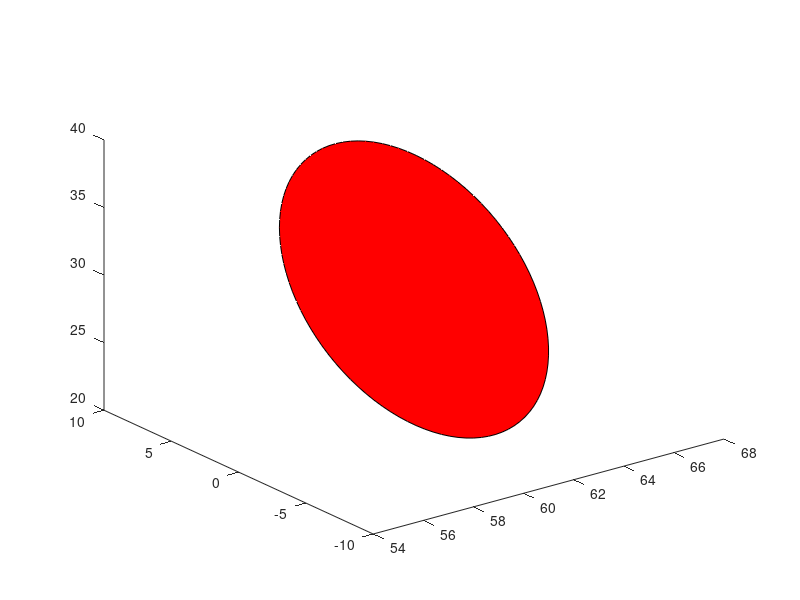

Source code (MATLAB): (Note: this script raises an error after producing the figure.)


% Create a target
posx = 60; % cm position in x-y plane
posy = 0; % cm position in x-y plane
ang = atan2(posy,posx);
posz = 30; % height of middle of target
circ = 10*exp(1i*linspace(0,2*pi,100)); % points for circle of radius 10 cm
tmpzpts = posz+imag(circ);
tmpxpts = posx + ones(size(circ));
tmpypts = real(circ);

pts = [cos(ang) sin(ang) 0; -sin(ang) cos(ang) 0; 0 0 1]*[tmpxpts;tmpypts;tmpzpts];



camp = [0 0 posz];
camang = pi/8;
rotMat = [cos(camang) -sin(camang) 0; sin(camang) cos(camang) 0; 0 0 1];
camdir = rotMat*[1;0;0]; % vector pointing direction of camera


% plot target in 3D world
fig = figure(1); clf
ax = axes('Parent',fig);
hold on
fi = fill3(ax,pts(1,:),pts(2,:), pts(3,:),'r');
sc = 10; % scale factor on arrow length
phand = drawCam_fov([45 45],100,rotMat,camp,1);
grid on
axis equal
axis(90*[-1 1 -1 1 0 1.5])
view(3)
title('Visualization of Inertial Frame')
xlabel('x (cm)')
ylabel('y (cm)')
zlabel('z (cm)')




% fig2 = figure(2); clf
% ax2 = axes('Parent',fig2);
% fi2 = fill3(ax2,pts(1,:),pts(2,:), pts(3,:),'r');
% ax2.CameraPosition = [0 0 posz]
% ax2.CameraViewAngle = 45
% camup([0 0 1])
% camtarget(sqrt(posx^2+posy^2)*camdir)
% axis equal
% xlim([0 65])
% ylim([-30 30])
% title('Visualization from Camera Frame')
% ylabel('x_{cam} (cm)')
% zlabel('y_{cam} (cm)')

